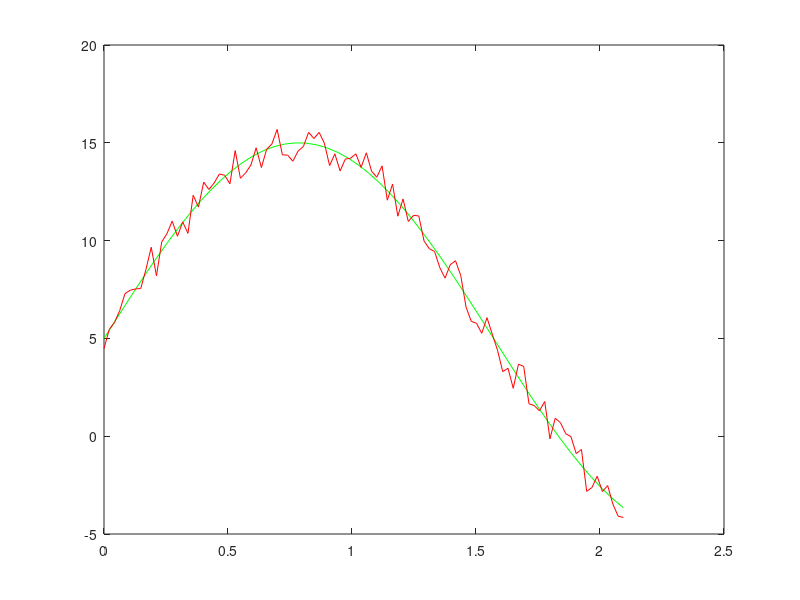

This figure's MATLAB source:
function [] = get_noice()

x_1 = linspace(0,2/3*pi,50);
y_1 = 10 * sin(2*x_1) + 5;

MEAN_1 = mean(y_1);
STANDARD_1 = std(y_1);

x_2 = linspace(0,2/3*pi,100);
y_2 = 10 * sin(2*x_2) + 5 - 1 + 2 * rand(1,100);

MEAN_2 = mean(y_2);
STANDARD_2 = std(y_2);

plot(x_1, y_1, 'g');
hold on;
plot(x_2, y_2, 'r');

end